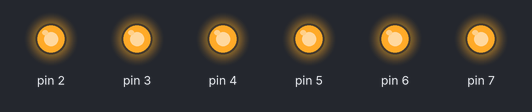
The sketch below on a simulated Arduino Uno, built with avr-gcc and run on an emulated ATmega328P. On the bench: output pins drawn as LEDs (lit = HIGH).

Above: at 0.15 s.
At 0.37 s:
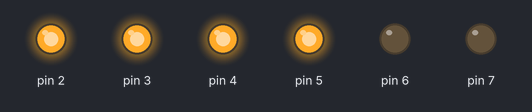
At 0.52 s:
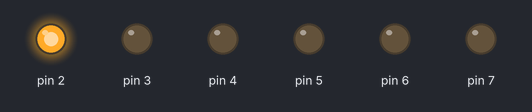
At 1.12 s:
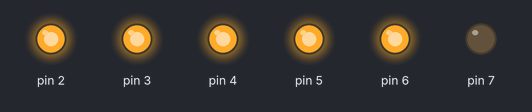
At 2.12 s:
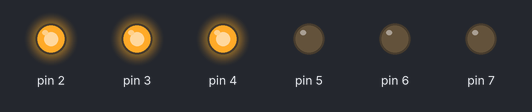
At 3.1 s:
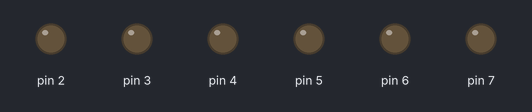
Timing chart, 0 to 3.9 s (numbered marks = the images above):
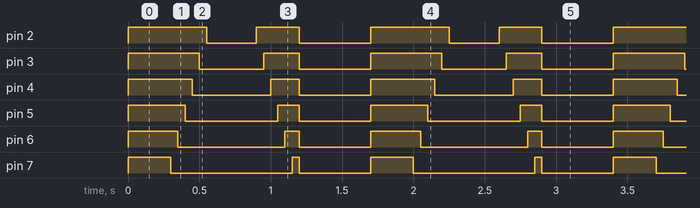

Measured:
- by itself, pin 2: repeats every 1.7 s: LOW 0.35 s, HIGH 0.30 s, LOW 0.50 s, HIGH 0.55 s
- by itself, pin 3: repeats every 1.7 s: LOW 0.45 s, HIGH 0.25 s, LOW 0.50 s, HIGH 0.50 s
- by itself, pin 4: repeats every 1.7 s: LOW 0.55 s, HIGH 0.20 s, LOW 0.50 s, HIGH 0.45 s
- by itself, pin 5: repeats every 1.7 s: LOW 0.65 s, HIGH 0.15 s, LOW 0.50 s, HIGH 0.40 s
- by itself, pin 6: repeats every 1.7 s: LOW 0.75 s, HIGH 0.10 s, LOW 0.50 s, HIGH 0.35 s
- by itself, pin 7: repeats every 1.7 s: LOW 0.85 s, HIGH 0.05 s, LOW 0.50 s, HIGH 0.30 s

The sketch:

sketch_jun24c.ino
```cpp
void setup()
{
  for (int i=2; i<=7; i++)    //通过循环的方式设置2-7号引脚为输出状态
  {
    pinMode(i,OUTPUT);
  }
}
void loop()
{
 for (int x=7; x>=2; x--)
 {
  digitalWrite(x,HIGH);

}
    delay(300);
  for (int x=7; x>=2; x--)   //通过循环的方式依次让每个引脚的led在1秒内完成明灭
  {
     digitalWrite(x,LOW);
    delay(50);
  }
  delay(300);
  for (int x=2; x<=7; x++)   //通过循环的方式依次让每个引脚的led在1秒内完成明灭
  {
     digitalWrite(x,HIGH);
    delay(50);

  }
   for (int x=7; x>=2; x--)
   {
  digitalWrite(x,LOW);
   }
   delay(500);

 }
```
